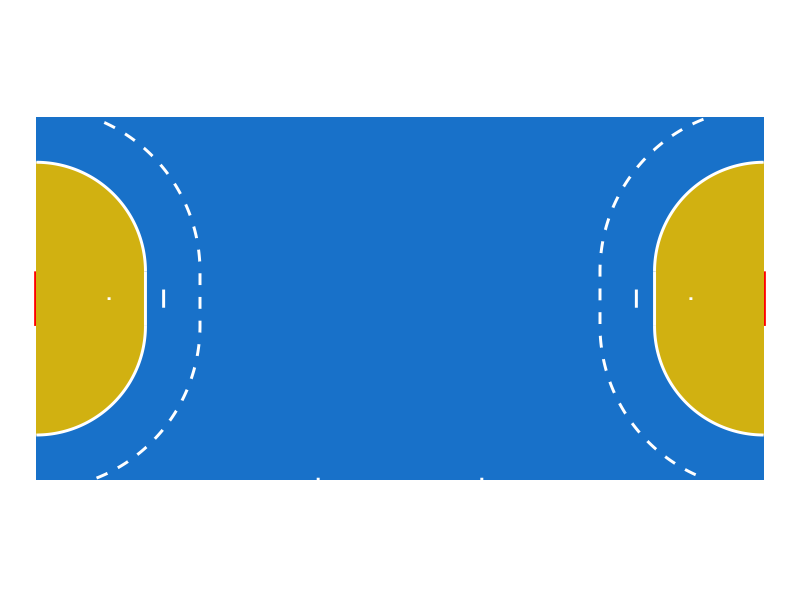
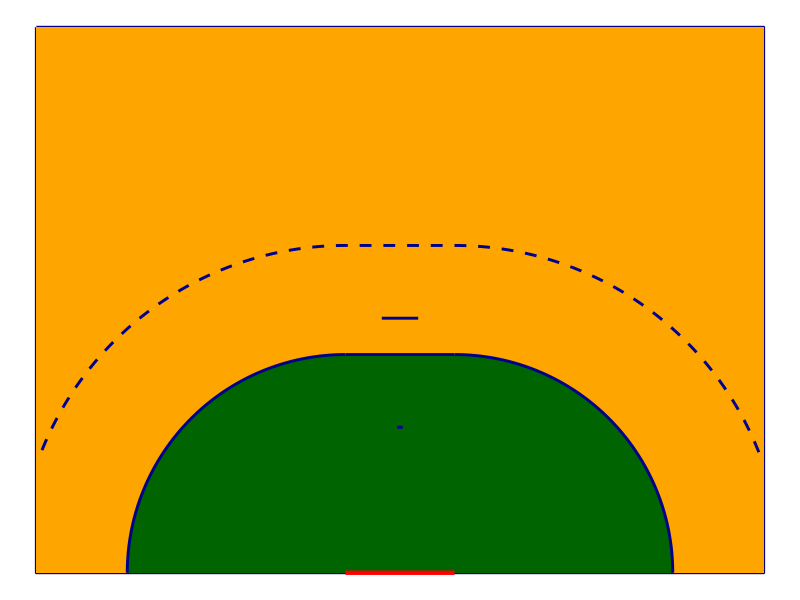
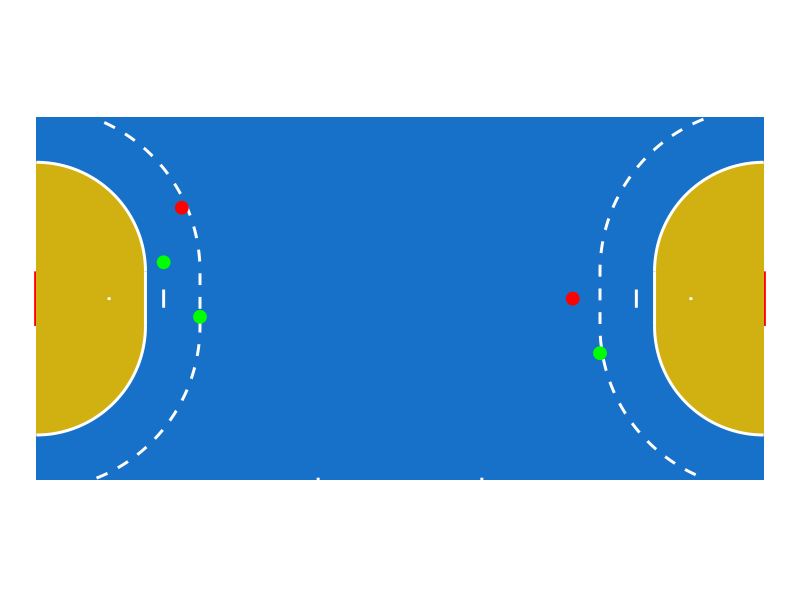

These charts were generated, in order, by the following R code:
## ---- chunk 1
library(ggplot2)

draw_circle <- function(center = c(0, 0),
                        diameter = 1, 
                        npoints = 12000, 
                        start = 0, 
                        end = 2){
  
  tt <- seq(start*pi, end*pi, length.out = npoints)
  
  data.frame(
    x = center[1] + diameter / 2 * cos(tt),
    y = center[2] + diameter / 2 * sin(tt)
  )

}

## ---- chunk 2

side_and_goal_lines <- 
  data.frame(x = c(-20, 20, 20, -20, -20),
             y = c(-10, -10, 10, 10, -10))

center_line <- 
  data.frame(x = c(0, 0),
             y = c(-10, 10))

goal1 <- 
  data.frame(x = c(-20, -20),
             y = c(-1.5, 1.5))

goal2 <- 
  data.frame(x = c(20, 20),
             y = c(-1.5, 1.5))


front6_1 <- 
  data.frame(x = c(-14, -14),
             y = c(-1.5, 1.5))

front6_2 <- 
  data.frame(x = c(14, 14),
             y = c(-1.5, 1.5))


quart_circle6_1_1 <- 
  draw_circle(center = c(-20, -1.5), 
              diameter = 12, 
              start = 1.5, end = 2)

quart_circle6_1_2 <- 
  draw_circle(center = c(-20, 1.5), 
              diameter = 12, 
              start = 0, end = 0.5)

quart_circle6_2_1 <- 
  draw_circle(center = c(20, -1.5), 
              diameter = 12, 
              start = 1, end = 1.5)

quart_circle6_2_2 <- 
  draw_circle(center = c(20, 1.5), 
              diameter = 12,
              start = 0.5, end = 1)


# Both 9m circles will be linked by a straight 3m line 

free_thr9_1_1 <- 
  draw_circle(center = c(-20, -1.5),
              diameter = 18, 
              start = 1.62, end = 2)

free_thr9_1_2 <- 
  draw_circle(center = c(-20, 1.5),
              diameter = 18, 
              start = 0, end = 0.38)

free_thr_compl1 <- rbind(free_thr9_1_1, free_thr9_1_2)


# Both 9m circles will be linked by a straight 3m line 

free_thr9_2_1 <- 
  draw_circle(center = c(20, -1.5),
              diameter = 18, 
              start = 1, end = 1.38)

free_thr9_2_2 <- 
  draw_circle(center = c(20, 1.5), 
              diameter = 18, 
              start = 0.62, end = 1)

free_thr_compl2 <- rbind(free_thr9_2_2, free_thr9_2_1)



goal_restr_1 <-
  data.frame(x = c(-16, -16),
             y = c(-0.075, 0.075))

goal_restr_2 <-
  data.frame(x = c(16, 16),
             y = c(-0.075, 0.075))

sevenm_1 <- 
  data.frame(x = c(-13, -13),
             y = c(-0.5, 0.5))

sevenm_2 <-
  data.frame(x = c(13, 13),
             y = c(-0.5, 0.5))

substitution_1 <- 
  data.frame(x = c(-4.5, -4.5),
             y = c(-10.15, -9.85))

substitution_2 <- 
  data.frame(x = c(4.5, 4.5),
             y = c(-10.15, -9.85))

side_and_goal_lines_half <- 
  data.frame(x = c(5, 20, 20, 5, 5),
             y = c(-10, -10, 10, 10, -10))

six_m1 <- rbind(quart_circle6_1_1, quart_circle6_1_2)

six_m2 <- rbind(quart_circle6_2_1, quart_circle6_2_2)


## ---- chunk 3
court <- function(vertical = FALSE, flip = FALSE, court_color = '#1871c9', 
                  area_color = '#d1b111', lines_color = 'white'){

  make_flip <- NULL
  
  if(flip) make_flip <- '-'
  
  type_of_plot <- 
    ifelse(vertical,
           paste0('aes(y, ', make_flip, 'x)'),
           paste0('aes(', make_flip, 'x, ', 'y)'))
  
  
 plot <- ggplot(mapping = eval(parse(text = type_of_plot))) +
    geom_path(data = side_and_goal_lines, size = 1, color = lines_color) +
    geom_path(data = center_line, size = 1, color = lines_color) +
    geom_path(data = goal1, color = 'red', size = 1.5) +
    geom_path(data = goal2, color = 'red', size = 1.5) +
    geom_polygon(data = side_and_goal_lines, fill = court_color) +
    geom_polygon(data = six_m1, fill = area_color) +
    geom_polygon(data = six_m2, fill = area_color) +
    geom_path(data = front6_1, size = 1, color = lines_color) +
    geom_path(data = front6_2, size = 1, color = lines_color) +
    geom_path(data = quart_circle6_1_1, size = 1, color = lines_color) +
    geom_path(data = quart_circle6_1_2, size = 1, color = lines_color) +
    geom_path(data = quart_circle6_2_1, size = 1, color = lines_color) +
    geom_path(data = quart_circle6_2_2, size = 1, color = lines_color) +
    geom_path(data = free_thr_compl1, linetype = 'dashed', size = 1, color = lines_color) +
    geom_path(data = free_thr_compl2, linetype = 'dashed', size = 1, color = lines_color) +
    geom_path(data = goal_restr_1, size = 1, color = lines_color) +
    geom_path(data = goal_restr_2, size = 1, color = lines_color) +
    geom_path(data = sevenm_1, size = 1, color = lines_color) +
    geom_path(data = sevenm_2, size = 1, color = lines_color) +
    geom_path(data = substitution_1, size = 1, color = lines_color) +
    geom_path(data = substitution_2, size = 1, color = lines_color) +
    coord_fixed() + # We want to maintain the 40x20 proportion
    theme_void()
  
  return(plot)
}

## ---- chunk 4
half_court <- function(vertical = TRUE, flip = FALSE, court_color = '#1871c9', 
                       area_color = '#d1b111', lines_color = 'white'){
  
  make_flip <- NULL
  
  if(flip) make_flip <- '-'
  
  type_of_plot <- 
    ifelse(vertical,
           paste0('aes(y, ', make_flip, 'x)'),
           paste0('aes(', make_flip, 'x, ', 'y)'))
  
  
  plot <- ggplot(mapping = eval(parse(text = type_of_plot))) +
    geom_path(data = side_and_goal_lines_half, size = 1, color = lines_color) +
    geom_polygon(data = side_and_goal_lines_half, fill = court_color) +
    geom_polygon(data = six_m2, fill = area_color) +
    geom_path(data = goal2, color = 'red', size = 1.5) +
    geom_path(data = front6_2, size = 1, color = lines_color) +
    geom_path(data = quart_circle6_2_1, size = 1, color = lines_color) +
    geom_path(data = quart_circle6_2_2, size = 1, color = lines_color) +
    geom_path(data = free_thr_compl2, linetype = 'dashed', size = 1, color = lines_color) +
    geom_path(data = goal_restr_2, size = 1, color = lines_color) +
    geom_path(data = sevenm_2, size = 1, color = lines_color) +
    coord_fixed() +
    theme_void()
  
  return(plot)
}
## ---- chunk 5
court()

## ---- chunk 6
half_court(vertical = TRUE, flip = TRUE, 
           court_color = 'orange',
           area_color = 'darkgreen', 
           lines_color = 'darkblue')
## ---- chunk 7
shots <-
  data.frame(x = c(-13, -12, 11, -11, 9.5),
             y = c(2, 5, -3, -1, 0),
             goal = c(1, 0, 1, 1, 0))
## ---- chunk 8
court() +
      geom_point(data = shots, aes(x, y),
                 color = ifelse(shots$goal == 1, 'Green', 'Red'),
                 size = 4)
